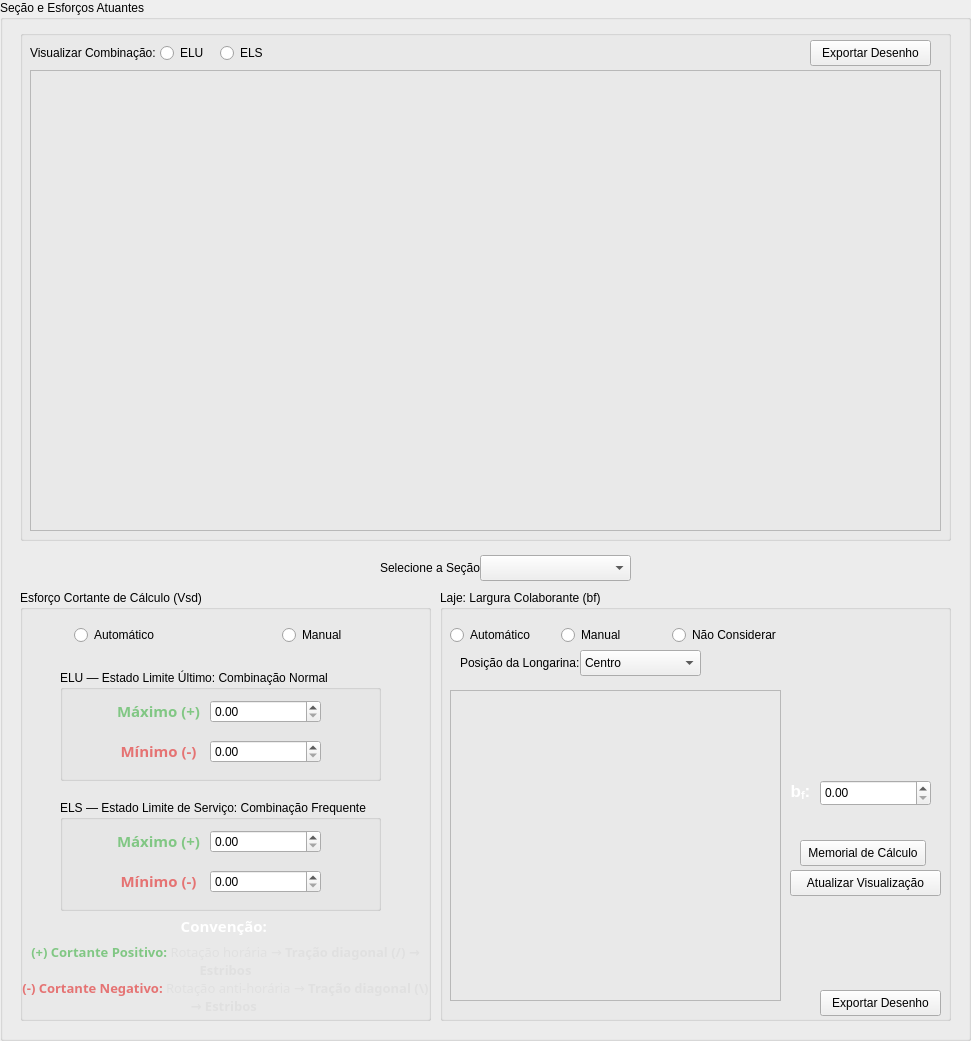
      <widget class="QGroupBox" name="groupBox_secao_e_esforcos">
       <property name="geometry">
        <rect>
         <x>10</x>
         <y>0</y>
         <width>971</width>
         <height>1041</height>
        </rect>
       </property>
       <property name="title">
        <string>Seção e Esforços Atuantes</string>
       </property>
       <widget class="QGroupBox" name="groupBox">
        <property name="geometry">
         <rect>
          <x>20</x>
          <y>590</y>
          <width>411</width>
          <height>431</height>
         </rect>
        </property>
        <property name="title">
         <string>Esforço Cortante de Cálculo (Vsd)  </string>
        </property>
        <widget class="QLabel" name="label_5">
         <property name="geometry">
          <rect>
           <x>0</x>
           <y>320</y>
           <width>411</width>
           <height>111</height>
          </rect>
         </property>
         <property name="text">
          <string>&lt;div style=&quot;font-family: sans-serif; font-size: 10pt; color: #e0e0e0; text-align: center;&quot;&gt;
    &lt;b style=&quot;font-size: 11.5pt; color: #ffffff;&quot;&gt;Convenção:&lt;/b&gt;
    &lt;div style=&quot;margin-top: 6px; border-top: 1px solid #444; padding-top: 6px;&quot;&gt;
        
        &lt;span style=&quot;color: #81c784; font-weight: bold;&quot;&gt;(+) Cortante Positivo:&lt;/span&gt; 
        Rotação horária → &lt;b&gt;Tração diagonal (/) → Estribos&lt;/b&gt;
        &lt;br&gt;
        
        &lt;span style=&quot;color: #e57373; font-weight: bold;&quot;&gt;(-) Cortante Negativo:&lt;/span&gt; 
        Rotação anti-horária → &lt;b&gt;Tração diagonal (\) → Estribos&lt;/b&gt;
        
    &lt;/div&gt;
&lt;/div&gt;</string>
         </property>
         <property name="wordWrap">
          <bool>true</bool>
         </property>
        </widget>
        <widget class="QGroupBox" name="groupBox_3">
         <property name="geometry">
          <rect>
           <x>40</x>
           <y>80</y>
           <width>321</width>
           <height>111</height>
          </rect>
         </property>
         <property name="title">
          <string>ELU — Estado Limite Último: Combinação Normal </string>
         </property>
         <widget class="QDoubleSpinBox" name="v_min_elu">
          <property name="geometry">
           <rect>
            <x>150</x>
            <y>70</y>
            <width>111</width>
            <height>23</height>
           </rect>
          </property>
         </widget>
         <widget class="QDoubleSpinBox" name="v_max_elu">
          <property name="geometry">
           <rect>
            <x>150</x>
            <y>30</y>
            <width>111</width>
            <height>23</height>
           </rect>
          </property>
         </widget>
         <widget class="QLabel" name="label_4">
          <property name="geometry">
           <rect>
            <x>50</x>
            <y>70</y>
            <width>101</width>
            <height>23</height>
           </rect>
          </property>
          <property name="text">
           <string>&lt;div style=&quot;font-family: sans-serif; font-size: 11pt; color: #e57373; font-weight: bold; text-align: center;&quot;&gt;
    Mínimo (-)
&lt;/div&gt;</string>
          </property>
         </widget>
         <widget class="QLabel" name="label_3">
          <property name="geometry">
           <rect>
            <x>50</x>
            <y>30</y>
            <width>101</width>
            <height>23</height>
           </rect>
          </property>
          <property name="text">
           <string>&lt;div style=&quot;font-family: sans-serif; font-size: 11pt; color: #81c784; font-weight: bold; text-align: center;&quot;&gt;
    Máximo (+)
&lt;/div&gt;</string>
          </property>
         </widget>
        </widget>
        <widget class="QGroupBox" name="groupBox_5">
         <property name="geometry">
          <rect>
           <x>40</x>
           <y>210</y>
           <width>321</width>
           <height>111</height>
          </rect>
         </property>
         <property name="title">
          <string>ELS — Estado Limite de Serviço: Combinação Frequente </string>
         </property>
         <widget class="QDoubleSpinBox" name="v_min_els">
          <property name="geometry">
           <rect>
            <x>150</x>
            <y>70</y>
            <width>111</width>
            <height>23</height>
           </rect>
          </property>
         </widget>
         <widget class="QDoubleSpinBox" name="v_max_els">
          <property name="geometry">
           <rect>
            <x>150</x>
            <y>30</y>
            <width>111</width>
            <height>23</height>
           </rect>
          </property>
         </widget>
         <widget class="QLabel" name="label_13">
          <property name="geometry">
           <rect>
            <x>50</x>
            <y>70</y>
            <width>101</width>
            <height>23</height>
           </rect>
          </property>
          <property name="text">
           <string>&lt;div style=&quot;font-family: sans-serif; font-size: 11pt; color: #e57373; font-weight: bold; text-align: center;&quot;&gt;
    Mínimo (-)
&lt;/div&gt;</string>
          </property>
         </widget>
         <widget class="QLabel" name="label_14">
          <property name="geometry">
           <rect>
            <x>50</x>
            <y>30</y>
            <width>101</width>
            <height>23</height>
           </rect>
          </property>
          <property name="text">
           <string>&lt;div style=&quot;font-family: sans-serif; font-size: 11pt; color: #81c784; font-weight: bold; text-align: center;&quot;&gt;
    Máximo (+)
&lt;/div&gt;</string>
          </property>
         </widget>
        </widget>
        <widget class="QWidget" name="horizontalLayoutWidget">
         <property name="geometry">
          <rect>
           <x>0</x>
           <y>20</y>
           <width>391</width>
           <height>51</height>
          </rect>
         </property>
         <layout class="QHBoxLayout" name="horizontalLayout">
          <item alignment="Qt::AlignmentFlag::AlignHCenter">
           <widget class="QRadioButton" name="vsd_automatico">
            <property name="text">
             <string>Automático</string>
            </property>
           </widget>
          </item>
          <item alignment="Qt::AlignmentFlag::AlignHCenter">
           <widget class="QRadioButton" name="vsd_manual">
            <property name="text">
             <string>Manual</string>
            </property>
           </widget>
          </item>
         </layout>
        </widget>
       </widget>
       <widget class="QGroupBox" name="groupBox_2">
        <property name="geometry">
         <rect>
          <x>440</x>
          <y>590</y>
          <width>511</width>
          <height>431</height>
         </rect>
        </property>
        <property name="title">
         <string>Laje: Largura Colaborante (bf)  </string>
        </property>
        <widget class="QFrame" name="frame_desenho_laje">
         <property name="geometry">
          <rect>
           <x>10</x>
           <y>100</y>
           <width>331</width>
           <height>311</height>
          </rect>
         </property>
         <property name="frameShape">
          <enum>QFrame::Shape::StyledPanel</enum>
         </property>
         <property name="frameShadow">
          <enum>QFrame::Shadow::Raised</enum>
         </property>
        </widget>
        <widget class="QLabel" name="label_posicao_longarina">
         <property name="geometry">
          <rect>
           <x>20</x>
           <y>60</y>
           <width>121</width>
           <height>26</height>
          </rect>
         </property>
         <property name="text">
          <string>Posição da Longarina:</string>
         </property>
        </widget>
        <widget class="QComboBox" name="combo_posicao_longarina">
         <property name="geometry">
          <rect>
           <x>140</x>
           <y>60</y>
           <width>121</width>
           <height>26</height>
          </rect>
         </property>
         <item>
          <property name="text">
           <string>Centro</string>
          </property>
         </item>
         <item>
          <property name="text">
           <string>Extremidade</string>
          </property>
         </item>
        </widget>
        <widget class="QPushButton" name="atualizar_desenho_laje">
         <property name="geometry">
          <rect>
           <x>350</x>
           <y>280</y>
           <width>151</width>
           <height>26</height>
          </rect>
         </property>
         <property name="text">
          <string>Atualizar Visualização</string>
         </property>
         <property name="autoDefault">
          <bool>false</bool>
         </property>
        </widget>
        <widget class="QPushButton" name="memorial_bf">
         <property name="geometry">
          <rect>
           <x>360</x>
           <y>250</y>
           <width>126</width>
           <height>26</height>
          </rect>
         </property>
         <property name="sizePolicy">
          <sizepolicy hsizetype="Fixed" vsizetype="Fixed">
           <horstretch>0</horstretch>
           <verstretch>0</verstretch>
          </sizepolicy>
         </property>
         <property name="text">
          <string>Memorial de Cálculo</string>
         </property>
         <property name="autoDefault">
          <bool>false</bool>
         </property>
        </widget>
        <widget class="QDoubleSpinBox" name="doubleSpin_bf">
         <property name="geometry">
          <rect>
           <x>380</x>
           <y>190</y>
           <width>111</width>
           <height>26</height>
          </rect>
         </property>
        </widget>
        <widget class="QLabel" name="label_7">
         <property name="geometry">
          <rect>
           <x>250</x>
           <y>190</y>
           <width>221</width>
           <height>22</height>
          </rect>
         </property>
         <property name="text">
          <string>&lt;html&gt;&lt;head/&gt;&lt;body&gt;&lt;p align=&quot;center&quot;&gt;&lt;span style=&quot; font-family:'sans-serif'; font-size:13pt; font-weight:700; color:#ffffff;&quot;&gt;b&lt;/span&gt;&lt;span style=&quot; font-family:'sans-serif'; font-size:13pt; font-weight:700; color:#ffffff; vertical-align:sub;&quot;&gt;f&lt;/span&gt;&lt;span style=&quot; font-family:'sans-serif'; font-size:13pt; font-weight:700; color:#ffffff;&quot;&gt;:&lt;/span&gt;&lt;/p&gt;&lt;/body&gt;&lt;/html&gt;</string>
         </property>
        </widget>
        <widget class="QWidget" name="horizontalLayoutWidget_2">
         <property name="geometry">
          <rect>
           <x>10</x>
           <y>30</y>
           <width>331</width>
           <height>31</height>
          </rect>
         </property>
         <layout class="QHBoxLayout" name="horizontalLayout_2">
          <item>
           <widget class="QRadioButton" name="laje_automatico">
            <property name="text">
             <string>Automático</string>
            </property>
           </widget>
          </item>
          <item>
           <widget class="QRadioButton" name="laje_manual">
            <property name="text">
             <string>Manual</string>
            </property>
           </widget>
          </item>
          <item>
           <widget class="QRadioButton" name="laje_n_considerar">
            <property name="text">
             <string>Não Considerar</string>
            </property>
           </widget>
          </item>
         </layout>
        </widget>
        <widget class="QPushButton" name="exportar_frame_desenho_laje">
         <property name="geometry">
          <rect>
           <x>380</x>
           <y>400</y>
           <width>121</width>
           <height>26</height>
          </rect>
         </property>
         <property name="text">
          <string>Exportar Desenho</string>
         </property>
         <property name="autoDefault">
          <bool>false</bool>
         </property>
        </widget>
       </widget>
       <widget class="QGroupBox" name="groupBox_18">
        <property name="geometry">
         <rect>
          <x>20</x>
          <y>30</y>
          <width>931</width>
          <height>511</height>
         </rect>
        </property>
        <property name="title">
         <string/>
        </property>
        <widget class="QFrame" name="desenho_dlc_secao">
         <property name="geometry">
          <rect>
           <x>10</x>
           <y>40</y>
           <width>911</width>
           <height>461</height>
          </rect>
         </property>
         <property name="frameShape">
          <enum>QFrame::Shape::StyledPanel</enum>
         </property>
         <property name="frameShadow">
          <enum>QFrame::Shadow::Raised</enum>
         </property>
        </widget>
        <widget class="QLabel" name="label_2">
         <property name="geometry">
          <rect>
           <x>10</x>
           <y>10</y>
           <width>131</width>
           <height>26</height>
          </rect>
         </property>
         <property name="text">
          <string>Visualizar Combinação:</string>
         </property>
        </widget>
        <widget class="QRadioButton" name="radioELU">
         <property name="geometry">
          <rect>
           <x>140</x>
           <y>10</y>
           <width>51</width>
           <height>26</height>
          </rect>
         </property>
         <property name="text">
          <string>ELU</string>
         </property>
        </widget>
        <widget class="QRadioButton" name="radioELS">
         <property name="geometry">
          <rect>
           <x>200</x>
           <y>10</y>
           <width>51</width>
           <height>26</height>
          </rect>
         </property>
         <property name="text">
          <string>ELS</string>
         </property>
        </widget>
        <widget class="QPushButton" name="exportar_desenho_dlc_secao">
         <property name="geometry">
          <rect>
           <x>790</x>
           <y>10</y>
           <width>121</width>
           <height>26</height>
          </rect>
         </property>
         <property name="text">
          <string>Exportar Desenho</string>
         </property>
         <property name="autoDefault">
          <bool>false</bool>
         </property>
        </widget>
       </widget>
       <widget class="QLabel" name="label">
        <property name="geometry">
         <rect>
          <x>380</x>
          <y>555</y>
          <width>111</width>
          <height>26</height>
         </rect>
        </property>
        <property name="text">
         <string>Selecione a Seção:</string>
        </property>
       </widget>
       <widget class="QComboBox" name="combo_secao">
        <property name="geometry">
         <rect>
          <x>480</x>
          <y>555</y>
          <width>151</width>
          <height>26</height>
         </rect>
        </property>
       </widget>
      </widget>
